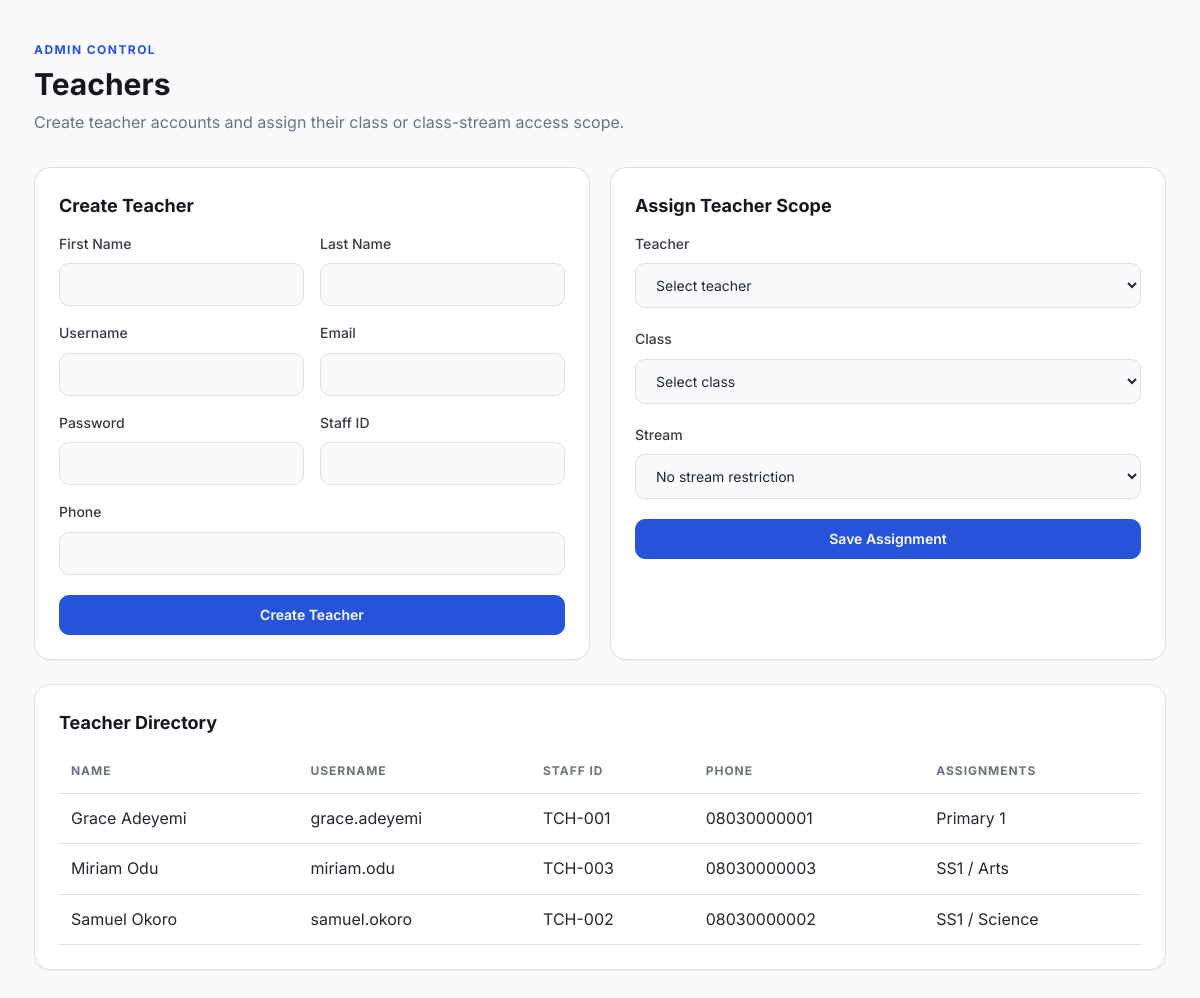
The page /admin/teachers (signed in) on the database its author committed.
### app/models/teacher.py (models this page shows, shortened)
class Teacher(db.Model):
    __tablename__ = "teachers"
    id = db.Column(db.Integer, primary_key=True)
    user_id = db.Column(db.Integer, db.ForeignKey("users.id"), unique=True, nullable=False)
    first_name = db.Column(db.String(80), nullable=False)
    last_name = db.Column(db.String(80), nullable=False)
    staff_id = db.Column(db.String(30), unique=True, nullable=True, index=True)
    phone = db.Column(db.String(20), nullable=True)
    is_active = db.Column(db.Boolean, nullable=False, default=True)
    staff_code = synonym("staff_id")
    user = db.relationship("User", back_populates="teacher_profile")
    assignment_links = db.relationship(
        "ClassTeacherMap",
        back_populates="teacher",
        cascade="all, delete-orphan",
        lazy="dynamic",
    )
    created_results = db.relationship(
        "Result", back_populates="created_by_teacher", foreign_keys="Result.created_by"
    )
    @property
    def full_name(self) -> str:
        return f"{self.first_name} {self.last_name}"

### app/models/user.py (models this page shows, shortened)
class User(UserMixin, db.Model):
    __tablename__ = "users"
    id = db.Column(db.Integer, primary_key=True)
    username = db.Column(db.String(80), unique=True, nullable=False, index=True)
    full_name = db.Column(db.String(150), nullable=False)
    email = db.Column(db.String(255), unique=True, nullable=False, index=True)
    password_hash = db.Column(db.String(255), nullable=False)
    role = db.Column(db.String(20), nullable=False, index=True)
    is_active = db.Column(db.Boolean, nullable=False, default=True)
    created_at = db.Column(
        db.DateTime, nullable=False, default=lambda: datetime.now(timezone.utc)
    )
    student_profile = db.relationship(
        "Student", back_populates="user", uselist=False, lazy="select"
    )
    teacher_profile = db.relationship(
        "Teacher", back_populates="user", uselist=False, lazy="select"
    )
    uploaded_results = db.relationship(
        "Result",
        back_populates="uploaded_by_user",
        foreign_keys="Result.uploaded_by_user_id",
        lazy="dynamic",
    )
    overridden_results = db.relationship(
        "Result",
        back_populates="overridden_by_user",
        foreign_keys="Result.overridden_by_user_id",
        lazy="dynamic",
    )
    __table_args__ = (
        db.CheckConstraint(
            "role IN ('admin', 'teacher', 'student')", name="ck_users_role"
        ),
    )

### app/models/class_teacher.py (models this page shows, shortened)
class ClassTeacherMap(db.Model):
    __tablename__ = "class_teacher_map"
    id = db.Column(db.Integer, primary_key=True)
    class_id = db.Column(db.Integer, db.ForeignKey("classes.id"), nullable=False)
    teacher_id = db.Column(db.Integer, db.ForeignKey("teachers.id"), nullable=False)
    stream_id = db.Column(db.Integer, db.ForeignKey("streams.id"), nullable=True)
    class_ = db.relationship("Class", back_populates="teacher_assignments")
    teacher = db.relationship("Teacher", back_populates="assignment_links")
    stream = db.relationship("Stream", back_populates="teacher_assignments")
    __table_args__ = (
        db.UniqueConstraint(
            "class_id", "teacher_id", "stream_id", name="uq_class_teacher_scope"
        ),
    )

### app/models/class_.py (models this page shows, shortened)
class Class(db.Model):
    __tablename__ = "classes"
    id = db.Column(db.Integer, primary_key=True)
    name = db.Column(db.String(50), nullable=False)
    level = db.Column(db.String(20), nullable=False, index=True)
    session_id = db.Column(db.Integer, db.ForeignKey("sessions.id"), nullable=False)
    arm = db.Column(db.String(10), nullable=True)
    show_position = db.Column(db.Boolean, nullable=False, default=False)
    is_active = db.Column(db.Boolean, nullable=False, default=True)
    assessment_schema = db.Column(db.JSON, nullable=True)
    session = db.relationship("Session", back_populates="classes")
    streams = db.relationship(
        "Stream", back_populates="class_", cascade="all, delete-orphan", lazy="selectin"
    )
    students = db.relationship("Student", back_populates="class_", lazy="dynamic")
    class_subjects = db.relationship(
        "ClassSubject",
        back_populates="class_",
        cascade="all, delete-orphan",
        lazy="dynamic",
    )
    teacher_assignments = db.relationship(
        "ClassTeacherMap",
        back_populates="class_",
        cascade="all, delete-orphan",
        lazy="dynamic",
    )
    results = db.relationship("Result", back_populates="class_", lazy="dynamic")
    __table_args__ = (
        db.UniqueConstraint("session_id", "name", "arm", name="uq_classes_session_name_arm"),
        db.CheckConstraint(
            "level IN ('nursery', 'primary', 'secondary')", name="ck_classes_level"
        ),
    )

### app/models/stream.py (models this page shows, shortened)
class Stream(db.Model):
    __tablename__ = "streams"
    id = db.Column(db.Integer, primary_key=True)
    name = db.Column(db.String(30), nullable=False)
    class_id = db.Column(db.Integer, db.ForeignKey("classes.id"), nullable=False)
    is_active = db.Column(db.Boolean, nullable=False, default=True)
    class_ = db.relationship("Class", back_populates="streams")
    students = db.relationship("Student", back_populates="stream", lazy="dynamic")
    stream_subjects = db.relationship(
        "StreamSubject",
        back_populates="stream",
        cascade="all, delete-orphan",
        lazy="dynamic",
    )
    teacher_assignments = db.relationship(
        "ClassTeacherMap", back_populates="stream", lazy="dynamic"
    )
    results = db.relationship("Result", back_populates="stream", lazy="dynamic")
    __table_args__ = (
        db.UniqueConstraint("class_id", "name", name="uq_streams_class_name"),
        db.CheckConstraint(
            "name IN ('Science', 'Commercial', 'Arts')", name="ck_streams_name"
        ),
    )

### app/routes/admin.py (the view, shortened to what this page needs)
@admin_bp.route("/teachers", methods=["GET", "POST"])
@login_required
@role_required("admin")
def teachers():
    return render_template(
        "admin/teachers.html",
        action_form=ActionForm(),
        teachers=Teacher.query.order_by(Teacher.first_name.asc(), Teacher.last_name.asc()).all(),
        classes=_class_options(),
        assignments_by_teacher=_teacher_assignments_map(),
    )

### app/forms/teacher_forms.py
class ActionForm(FlaskForm):
    """CSRF-only form used for POST actions built from dynamic table rows."""

### app/routes/admin.py (called while the page is built)
def _class_options() -> list[Class]:
    return Class.query.order_by(Class.name.asc()).all()

def _teacher_assignments_map() -> dict[int, list[ClassTeacherMap]]:
    grouped = {}
    for assignment in ClassTeacherMap.query.order_by(ClassTeacherMap.class_id.asc()).all():
        grouped.setdefault(assignment.teacher_id, []).append(assignment)
    return grouped

### app/templates/admin/teachers.html (shortened to what this page needs)
{% extends "base.html" %}
{% block body %}
<main class="page-shell">
  <section class="page-header">
    <div>
      <p class="eyebrow">Admin Control</p>
      <h1>Teachers</h1>
      <p class="page-copy">Create teacher accounts and assign their class or class-stream access scope.</p>
    </div>
  </section>
  <section class="two-column-grid">
    <article class="card">
      <h2 class="card__title">Create Teacher</h2>
      <form class="stack" method="POST" action="{{ url_for('admin.teachers') }}">
        <div class="form-grid">
          <div class="form-group">
            <label class="form-label" for="first_name">First Name</label>
            <input class="form-input" id="first_name" name="first_name" required />
          </div>
          <div class="form-group">
            <label class="form-label" for="last_name">Last Name</label>
            <input class="form-input" id="last_name" name="last_name" required />
          </div>
          <div class="form-group">
            <label class="form-label" for="username">Username</label>
            <input class="form-input" id="username" name="username" required />
          </div>
          <div class="form-group">
            <label class="form-label" for="email">Email</label>
            <input class="form-input" id="email" name="email" type="email" required />
          </div>
          <div class="form-group">
            <label class="form-label" for="password">Password</label>
            <input class="form-input" id="password" name="password" type="password" required />
          </div>
          <div class="form-group">
            <label class="form-label" for="staff_id">Staff ID</label>
            <input class="form-input" id="staff_id" name="staff_id" />
          </div>
          <div class="form-group form-group--full">
            <label class="form-label" for="phone">Phone</label>
            <input class="form-input" id="phone" name="phone" />
          </div>
        </div>
        <button class="btn btn--primary" type="submit">Create Teacher</button>
      </form>
    </article>
    <article class="card">
      <h2 class="card__title">Assign Teacher Scope</h2>
      <form class="stack" method="POST" action="{{ url_for('admin.teachers') }}">
        <div class="form-group">
          <label class="form-label" for="teacher_id">Teacher</label>
          <select class="form-input" id="teacher_id" name="teacher_id" required>
            <option value="">Select teacher</option>
          </select>
        </div>
        <div class="form-group">
          <label class="form-label" for="class_id">Class</label>
          <select class="form-input" id="class_id" name="class_id" required>
            <option value="">Select class</option>
          </select>
        </div>
        <div class="form-group">
          <label class="form-label" for="stream_id">Stream</label>
          <select class="form-input" id="stream_id" name="stream_id">
            <option value="">No stream restriction</option>
          </select>
        </div>
        <button class="btn btn--primary" type="submit">Save Assignment</button>
      </form>
    </article>
  </section>
  <section class="card">
    <h2 class="card__title">Teacher Directory</h2>
    <div class="table-scroll">
      <table class="data-table">
        <thead>
          <tr>
            <th>Name</th>
            <th>Username</th>
            <th>Staff ID</th>
            <th>Phone</th>
            <th>Assignments</th>
          </tr>
        </thead>
        <tbody>
          {% for teacher in teachers %}
            <tr>
              <td>{{ teacher.full_name }}</td>
              <td>{{ teacher.user.username }}</td>
              <td>{{ teacher.staff_id or "-" }}</td>
              <td>{{ teacher.phone or "-" }}</td>
              <td>
                {% set assignments = assignments_by_teacher.get(teacher.id, []) %}
                {% if assignments %}
                  {% for assignment in assignments %}
                    <div>{{ assignment.class_.name }}{% if assignment.stream %} / {{ assignment.stream.name }}{% endif %}</div>
                  {% endfor %}
                {% else %}
                  -
                {% endif %}
              </td>
            </tr>
          {% endfor %}
        </tbody>
      </table>
    </div>
  </section>
</main>
{% endblock %}

### app/templates/base.html (shortened to what this page needs)
<!DOCTYPE html>
<html lang="en">
<head>
  <link rel="stylesheet" href="{{ url_for('static', filename='css/main.css') }}" />
</head>
<body class="{% block body_class %}{% endblock %}">
  {% block body %}{% endblock %}
</body>
</html>

### rows shown on the page
Teacher: full_name "Grace Adeyemi", user.username "grace.adeyemi", staff "TCH-001", phone "08030000001"
ClassTeacherMap: class_.name "Primary 1"
Teacher: full_name "Miriam Odu", user.username "miriam.odu", staff "TCH-003", phone "08030000003"
ClassTeacherMap: class_.name "SS1", stream.name "Arts"
Teacher: full_name "Samuel Okoro", user.username "samuel.okoro", staff "TCH-002", phone "08030000002"
ClassTeacherMap: class_.name "SS1", stream.name "Science"
